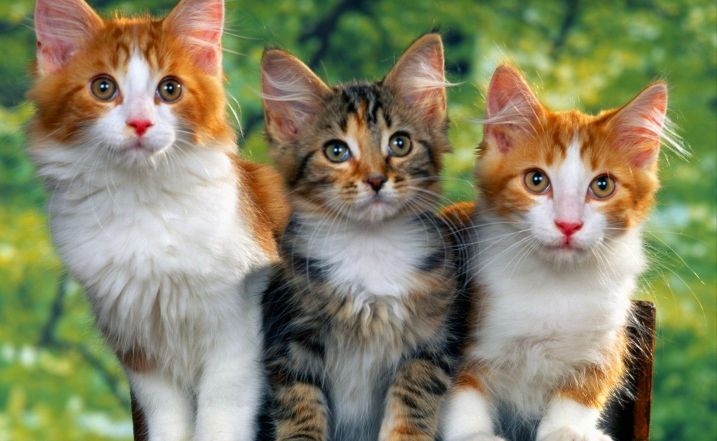
#> input picture cat.jpg, 1433 x 882 px (shown at 1/2 size)
$ python image_manipulation.py
#> lines starting #> are read from the running program, lines starting #| are printed output that depends on the picture
from PIL import Image, ImageFilter, ImageEnhance

def manipulate_image(input_path, output_path) :
#> called with input_path = 'cat.jpg', output_path = 'result2.jpg'
    try:
        # memuat gambar
        image = Image.open(input_path)
#> image is the input picture: PIL image 1433x882 RGB; mean R, G, B 134.5, 134.2, 103.3
        print("✅ Gambar berhasil dimuat")

        # operasi cropping dengan validasi ukuran
        if image.width > 200 and image.height > 200:
            cropped_image = image.crop((10, 10, 200, 200))
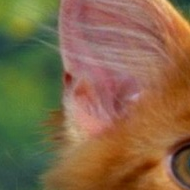
#> cropped_image: PIL image 190x190 RGB; mean R, G, B 132.4, 105.1, 72
            cropped_image.save('cropped_' + output_path)
            print("✅ Cropping berhasil")
        else:
            raise ValueError("Gambar terlalu kecil untuk di-crop ke ukuran 200x200")

        # operasi resizing dengan rasio aspek yang dipertahankan
        resized_image = cropped_image.resize((100, 100), Image.LANCZOS)
        resized_image.save('resized_' + output_path)
        print("✅ Resizing berhasil")

        # operasi filtering
        filtered_image = resized_image.filter(ImageFilter.BLUR)
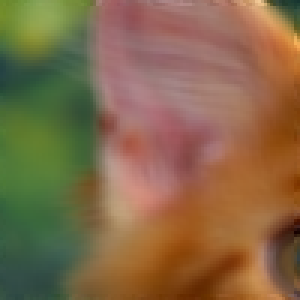
#> filtered_image: PIL image 100x100 RGB (shown 3 times larger); mean R, G, B 132.3, 105.1, 72
        filtered_image.save('filtered_' + output_path)
        print("✅ Filtering berhasil")

        # operasi pengaturan kecerahan
        enhancer = ImageEnhance.Brightness(filtered_image)
        bright_image = enhancer.enhance(1.5)
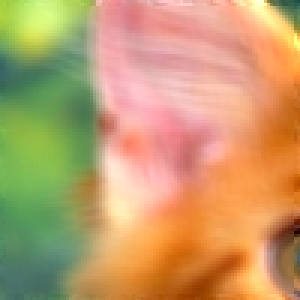
#> bright_image: PIL image 100x100 RGB (shown 3 times larger); mean R, G, B 195.6, 157.4, 107.8
        bright_image.save('bright_' + output_path)
        print("✅ Pengaturan kecerahan berhasil")

        # operasi penggabungan gambar
        combined_image = Image.blend(filtered_image, bright_image, alpha=0.5)
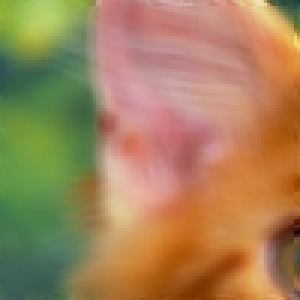
#> combined_image: PIL image 100x100 RGB (shown 3 times larger); mean R, G, B 163.7, 131, 89.6
        combined_image.save('combined_' + output_path)
        print("✅ Penggabungan gambar berhasil")

    except Exception as e:
        print(f"❌ Terjadi kesalahan: {e}")

if __name__ == "__main__":
    manipulate_image('cat.jpg', 'result2.jpg')
